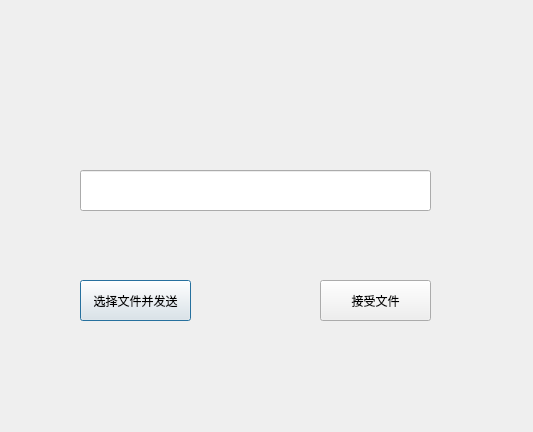
<?xml version="1.0" encoding="UTF-8"?>
<ui version="4.0">
 <class>FileDialog</class>
 <widget class="QDialog" name="FileDialog">
  <property name="geometry">
   <rect>
    <x>0</x>
    <y>0</y>
    <width>533</width>
    <height>432</height>
   </rect>
  </property>
  <property name="windowTitle">
   <string>文件收发</string>
  </property>
  <widget class="QPushButton" name="choose_file_Btn">
   <property name="geometry">
    <rect>
     <x>80</x>
     <y>280</y>
     <width>111</width>
     <height>41</height>
    </rect>
   </property>
   <property name="text">
    <string>选择文件并发送</string>
   </property>
  </widget>
  <widget class="QLineEdit" name="root">
   <property name="geometry">
    <rect>
     <x>80</x>
     <y>170</y>
     <width>351</width>
     <height>41</height>
    </rect>
   </property>
  </widget>
  <widget class="QToolButton" name="rcv_Btn">
   <property name="geometry">
    <rect>
     <x>320</x>
     <y>280</y>
     <width>111</width>
     <height>41</height>
    </rect>
   </property>
   <property name="text">
    <string>接受文件</string>
   </property>
  </widget>
 </widget>
 <resources/>
 <connections/>
</ui>
